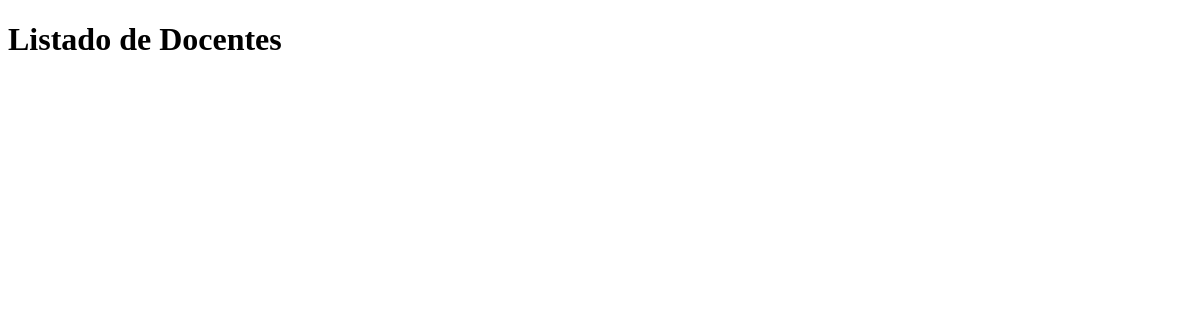
The app's page /listar-docentes/, older data.
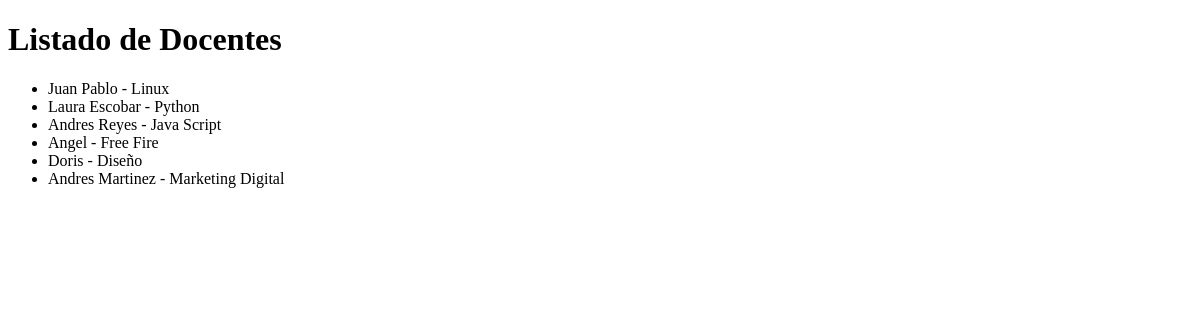
The same page, newer data.
### home/models.py (models this page shows, shortened)
class Docente(models.Model):
    nombre = models.CharField(max_length=100)
    correo = models.EmailField()
    telefono = models.CharField(max_length=15)
    especialidad = models.CharField(max_length=100)

### webservices/views.py (the view)
# urls.py: path('listar-docentes/', views.listar_docentes, name='listar_docentes'),  # URL para listar docentes
def listar_docentes(request):
    docentes = Docente.objects.all()
    return render(request, 'listar_docentes.html', {'docentes': docentes})

### backend_aprendix/templates/listar_docentes.html (shortened to what this page needs)
<!DOCTYPE html>
<html lang="es">
<head>
</head>
<body>
    <h1>Listado de Docentes</h1>
    <ul>
        {% for docente in docentes %}
            <li>{{ docente.nombre }} - {{ docente.especialidad }}</li>
        {% endfor %}
    </ul>
</body>
</html>

Row changes from the older to the newer data that the page shows:
added Docente: nombre "Juan Pablo", especialidad "Linux"
added Docente: nombre "Laura Escobar", especialidad "Python"
added Docente: nombre "Andres Reyes", especialidad "Java Script"
added Docente: nombre "Angel", especialidad "Free Fire"
added Docente: nombre "Doris", especialidad "Diseño"
added Docente: nombre "Andres Martinez", especialidad "Marketing Digital"
